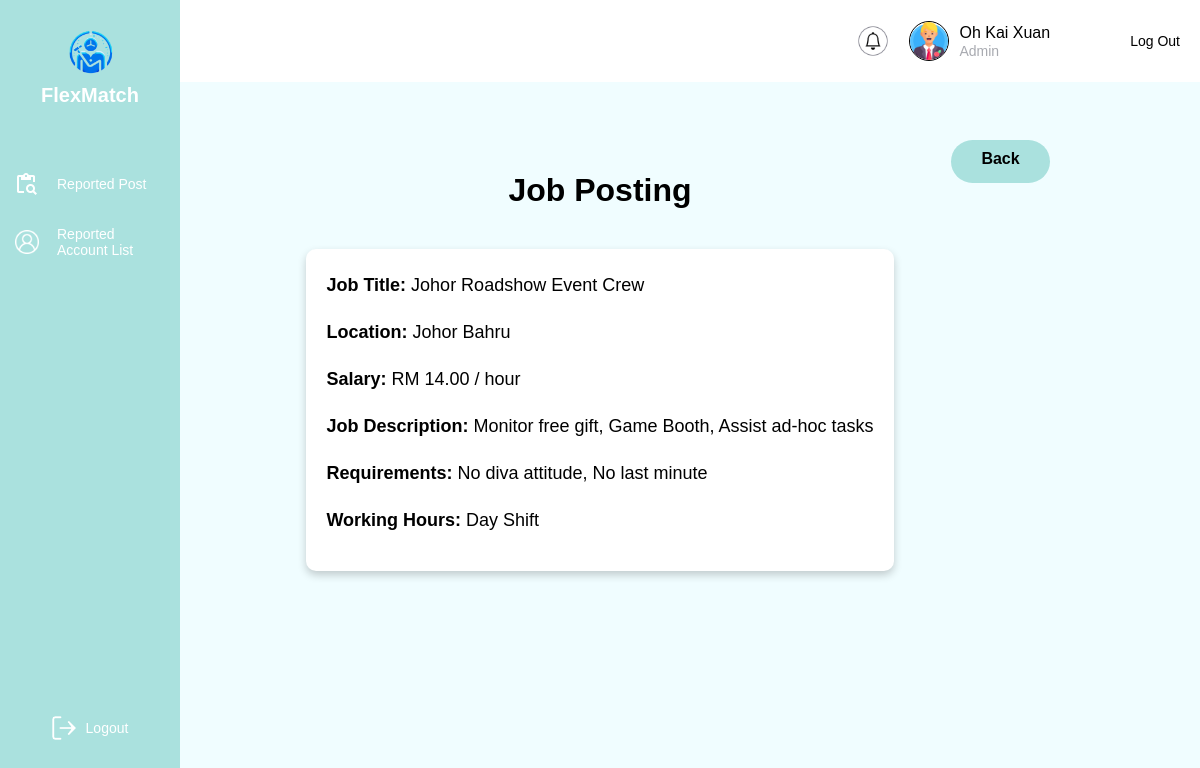
The page /Admin/viewJobPost.php?jobPostID=JP001 (signed in) on the database as committed earlier.
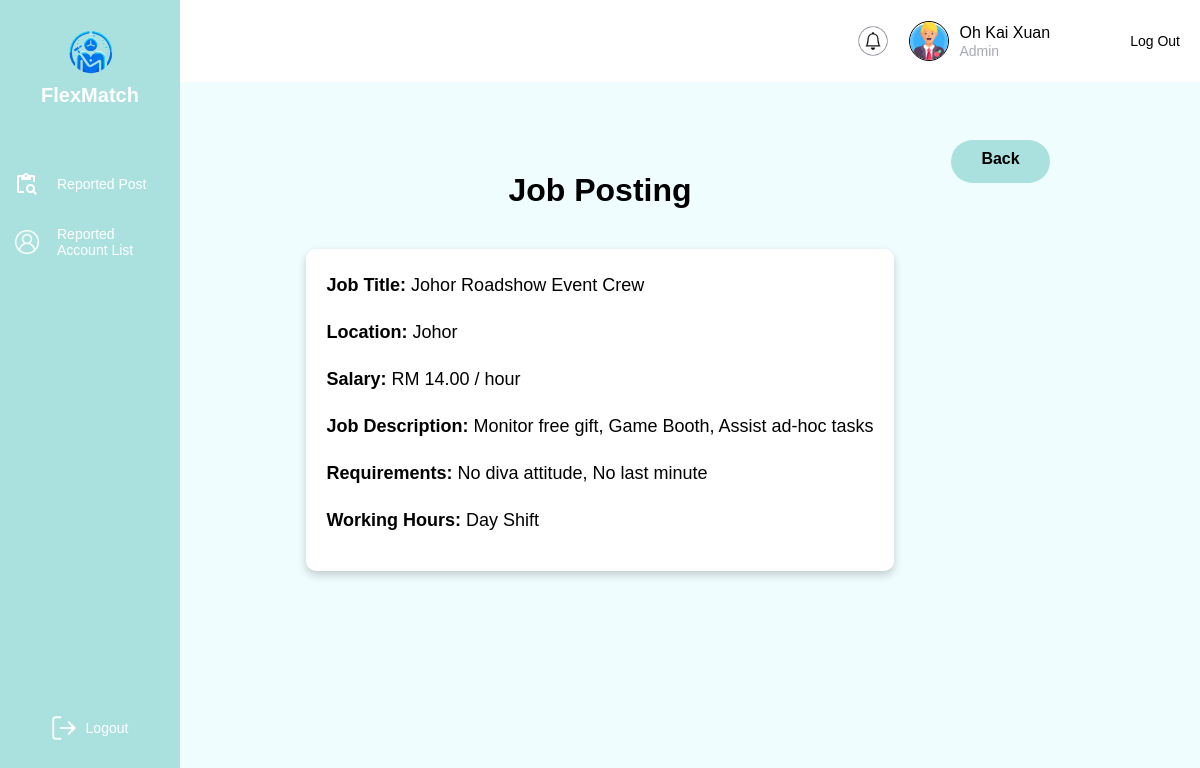
The same page on the database as committed later.
### tables this page shows
CREATE TABLE jobPost (
    jobPostID VARCHAR(10) PRIMARY KEY,  
    jobTitle VARCHAR(255) NOT NULL,  
    location VARCHAR(255),  
    salary DECIMAL(10, 2),  
    startDate DATE,  
    endDate DATE,  
    workingHour VARCHAR(50),  
    jobDescription TEXT,  
    jobRequirement TEXT,  
    venue VARCHAR(255),  
    language VARCHAR(255),  
    race VARCHAR(50),  
    workingTimeStart TIME,  
    workingTimeEnd TIME,  
    createTime TIMESTAMP DEFAULT CURRENT_TIMESTAMP,  
    updateTime TIMESTAMP DEFAULT CURRENT_TIMESTAMP ON UPDATE CURRENT_TIMESTAMP,  
    userID VARCHAR(10) NOT NULL,  
    FOREIGN KEY (userID) REFERENCES login(userID) ON DELETE CASCADE  
);

### Admin/viewJobPost.php (the view, shortened to what this page needs)
<!DOCTYPE html>
<html lang="en">
<head>
    <link rel="stylesheet" href="../css/admin.css">
</head>
<body>
    <?php
        include('admin.php');
        $jobPostID = isset($_GET['jobPostID']) ? $_GET['jobPostID'] : '';
        $sql = "SELECT * FROM jobPost WHERE jobPostID = ?";
        $stmt = $con->prepare($sql);
        $stmt->bind_param('s', $jobPostID);
        $stmt->execute();
        $result = $stmt->get_result();
        if ($result->num_rows > 0) {
            $job = $result->fetch_assoc();
        } else {
            echo "<div class='content'><p>Job not found!</p></div>";
            exit;
        }
    ?>
    <div class="content">
        <h1>Job Posting</h1>
        <a href="reviewReport.php" class="btn-back">Back</a>
        <div class="job-details">
            <p><strong>Job Title:</strong> <?php echo htmlspecialchars($job['jobTitle']); ?></p>
            <p><strong>Location:</strong> <?php echo htmlspecialchars($job['location']); ?></p>
            <p><strong>Salary:</strong> RM <?php echo number_format($job['salary'], 2); ?> / hour</p>
            <p><strong>Job Description:</strong> <?php echo nl2br(htmlspecialchars($job['jobDescription'])); ?></p>
            <p><strong>Requirements:</strong> <?php echo nl2br(htmlspecialchars($job['jobRequirement'])); ?></p>
            <p><strong>Working Hours:</strong> <?php echo htmlspecialchars($job['workingHour']); ?></p>
        </div>
    </div>
</body>
</html>

Rows that differ between the two databases and show on the page:
changed jobpost "Johor Roadshow Event Crew": location "Johor Bahru" → "Johor"
